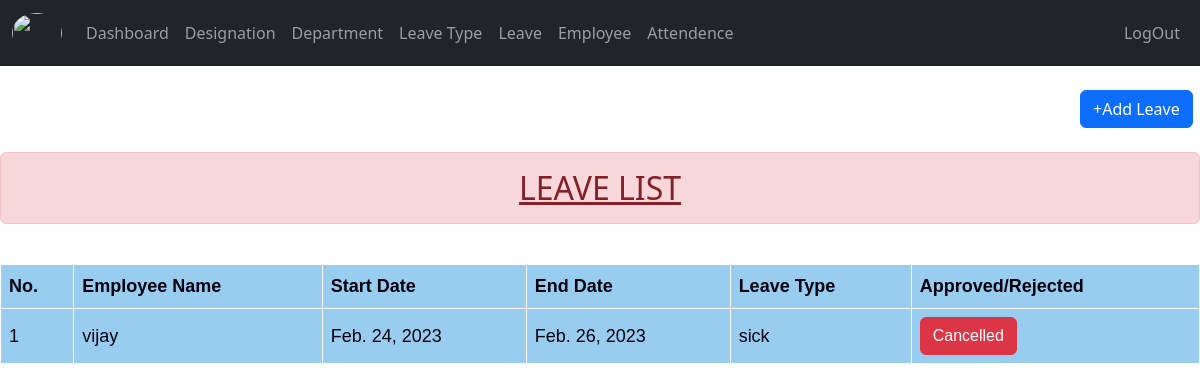
The app's page /userleave_list/ (signed in) with its own data.
### employee/models.py (models this page shows)
class leave(models.Model):
    employee_name = models.ForeignKey(Employee,on_delete=models.CASCADE,related_name='employee_leave')
    start_date = models.DateField()
    end_date = models.DateField()
    leave_types = models.ForeignKey(leave_type,on_delete=models.CASCADE)
    LEAVE_STATUS = (
        ('1','Approved'),
        ('2','Rejected')
    )
    status = models.CharField(max_length=20,choices=LEAVE_STATUS,blank=True,null=True)
    A_R_date  = models.DateField(blank=True,null=True)

class Employee(models.Model):
    user = models.OneToOneField(User, on_delete=models.CASCADE,null=True,related_name='employee_user')
    first_name = models.CharField(max_length=100)
    last_name = models.CharField(max_length=100)
    dob = models.DateField()
    address = models.TextField()
    phone_no = models.BigIntegerField()
    email = models.EmailField()
    password = models.CharField(max_length=12)
    employee_designation = models.ForeignKey(designation,on_delete=models.CASCADE)
    employee_department = models.ForeignKey(department,on_delete=models.CASCADE)
    access_status = (
        ('A','Admin'),
        ('E','Employee')
    )
    acess_type = models.CharField(max_length=20,choices=access_status)
    reporting_to = models.ForeignKey('self',on_delete=models.CASCADE,blank=True,null=True)
    def __str__(self):
        return self.first_name

class leave_type(models.Model):
    leave_name = models.CharField(max_length=100)
    max_leaves = models.IntegerField()
    CARRY_STATUS = (
        ('1','Yes'),
        ('2','No')
    )
    carry_forword = models.CharField(max_length=20,choices=CARRY_STATUS)
    def __str__(self):
        return self.leave_name

### employee/views.py (the view)
# urls.py: path('userleave_list/',views.userleave_list,name='userleave_list'),
@login_required(login_url='/')
def userleave_list(request):
    data = leave.objects.all()
    return render(request,"leave folder/leave_list.html",{'data':data})

### templates/leave folder/leave_list.html (shortened to what this page needs)
{%extends 'base.html'%}
{%block content%}
<head>
</head>
<body class="list">
<a href="{%url 'employee:userleave_form'%}" class="btn btn-primary" style="margin:0% 0% 0% 90%;">+Add Leave</a></br></br>
    <center>
        <h2 class="alert alert-danger"><u>LEAVE LIST</u></h2>
    </center><br>
    <div class="col-sm-4-COL-56" style="margin-left:0%;">
  <table>
    <tr>
      <th>No.</th>
      <th>Employee Name</th>
      <th>Start Date</th>
      <th>End Date</th>
      <th> Leave Type</th>
      <th>Approved/Rejected</th>
    </tr>
    {%for leave_list in data%}
    <tr>
      <td>{{forloop.counter}}</td>
      <td>{{leave_list.employee_name}}</td>
      <td>{{leave_list.start_date}}</td>
      <td>{{leave_list.end_date}}</td>
      <td>{{leave_list.leave_types}}</td>
      <td>{%if request.user.is_superuser %}
        <form action="/approvrd_reject/{{leave_list.id}}/{{leave_list.start_date|date:'Y-m-d'}}" method="post">
          {% csrf_token %}
          <div class="container col-5">
              <div class="row">
                  <div class="mb-3 " style="color: brown;">
                    <input type="submit" class="form-control"  name="Approve" value="Approve" >
                    <input type="submit" class="form-control"  name="Rejecte" value="Rejecte" >
                    </div></div></div>
          </form>
        {%else%}
        <a class="btn btn-danger" href="/userleave_delete/{{leave_list.id}}">Cancelled</a>
        {%endif%}
      </td>
    </tr>
    {% endfor %}
  </table>
  </div>
  <br/>
</body>
{%endblock%}

### templates/leave folder/leave_list.html (style rules this page uses)
table { font-family: arial, sans-serif; border-collapse: collapse; width: 100%; }
td, th { text-align: left; padding: 8px; color: rgb(1, 1, 14); font-size: large; }
.list { background-image: url('/static/image/dark2.webp'); background-repeat: no-repeat; background-attachment: fixed; background-size: cover; }
table, th, td { border: 1px solid white; border-collapse: collapse; }
th, td { background-color: #99cdf0; }

### records on screen
leave: employee_name "vijay", start_date "Feb. 24, 2023", end_date "Feb. 26, 2023", leave_types "sick"
